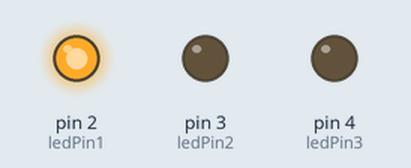
This sketch was run on a simulated Arduino Uno, built with avr-gcc and run on an emulated ATmega328P. Parts: output pins drawn as LEDs (lit = HIGH).

Above: at 0.02 s.
At 0.57 s:
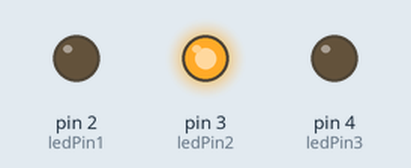
At 2.15 s:
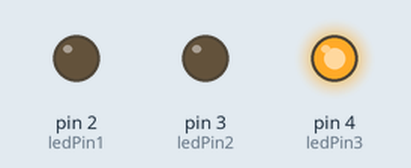
At 4.85 s:
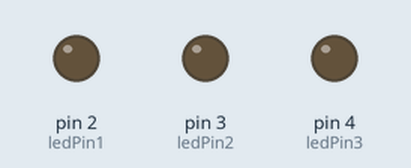
Timing chart, 0 to 6.5 s (numbered marks = the images above):
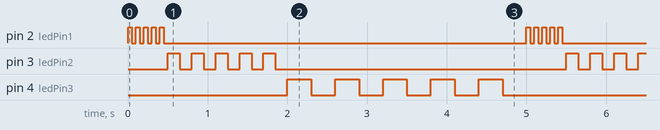

The sketch:

myBlink.ino
```cpp
int ledPin1 = 2;
int ledPin2 = 3;
int ledPin3 = 4;
int fast = 50;
int slow = 150;
int slower = 300;
int longW = 1000;
void setup() {
  // put your setup code here, to run once:
pinMode(ledPin1, OUTPUT);

pinMode(ledPin2, OUTPUT);

pinMode(ledPin3, OUTPUT);
}

void loop() {
  // put your main code here, to run repeatedly:

  /***************
       Fast 1
  ****************/
  digitalWrite(ledPin1, HIGH);
  delay(fast);
  digitalWrite(ledPin1, LOW);
  delay(fast);
  /***************
       Fast 2
  ****************/
  digitalWrite(ledPin1, HIGH);
  delay(fast);
  digitalWrite(ledPin1, LOW);
  delay(fast);
  /***************
       Fast 3
  ****************/
  digitalWrite(ledPin1, HIGH);
  delay(fast);
  digitalWrite(ledPin1, LOW);
  delay(fast);
  /***************
       Fast 4
  ****************/
  digitalWrite(ledPin1, HIGH);
  delay(fast);
  digitalWrite(ledPin1, LOW);
  delay(fast);
  /***************
       Fast 5
  ****************/
  digitalWrite(ledPin1, HIGH);
  delay(fast);
  digitalWrite(ledPin1, LOW);
  delay(fast);


  /***************
       slow 1
  ****************/
  digitalWrite(ledPin2, HIGH);
  delay(slow);
  digitalWrite(ledPin2, LOW);
  delay(slow);
  /***************
       slow 2
  ****************/
  digitalWrite(ledPin2, HIGH);
  delay(slow);
  digitalWrite(ledPin2, LOW);
  delay(slow);
  /***************
       slow 3
  ****************/
  digitalWrite(ledPin2, HIGH);
  delay(slow);
  digitalWrite(ledPin2, LOW);
  delay(slow);
  /***************
       slow 4
  ****************/
  digitalWrite(ledPin2, HIGH);
  delay(slow);
  digitalWrite(ledPin2, LOW);
  delay(slow);
  /***************
       slow 5
  ****************/
  digitalWrite(ledPin2, HIGH);
  delay(slow);
  digitalWrite(ledPin2, LOW);
  delay(slow);


    /***************
       slower 1
  ****************/
  digitalWrite(ledPin3, HIGH);
  delay(slower);
  digitalWrite(ledPin3, LOW);
  delay(slower);
  /***************
       slower 2
  ****************/
  digitalWrite(ledPin3, HIGH);
  delay(slower);
  digitalWrite(ledPin3, LOW);
  delay(slower);
  /***************
       slower 3
  ****************/
  digitalWrite(ledPin3, HIGH);
  delay(slower);
  digitalWrite(ledPin3, LOW);
  delay(slower);
  /***************
       slower 4
  ****************/
  digitalWrite(ledPin3, HIGH);
  delay(slower);
  digitalWrite(ledPin3, LOW);
  delay(slower);
  /***************
       slower 5
  ****************/
  digitalWrite(ledPin3, HIGH);
  delay(slower);
  digitalWrite(ledPin3, LOW);
  delay(slower);


  /*------------
       Dit 1
  -------------*/
/*digitalWrite(ledPin1, HIGH);
digitalWrite(ledPin2, HIGH);
digitalWrite(ledPin3, HIGH);
delay(dit);

digitalWrite(ledPin1, LOW);
digitalWrite(ledPin2, LOW);
digitalWrite(ledPin3, LOW);
delay(dit);

  /*------------
       Dit 2
  -------------*/
 /*digitalWrite(ledPin1, HIGH);
digitalWrite(ledPin2, HIGH);
digitalWrite(ledPin3, HIGH);
delay(dit);

digitalWrite(ledPin1, LOW);
digitalWrite(ledPin2, LOW);
digitalWrite(ledPin3, LOW);
delay(dit);

  /*------------
       Dit 3
  -------------*/
/*digitalWrite(ledPin1, HIGH);
digitalWrite(ledPin2, HIGH);
digitalWrite(ledPin3, HIGH);
delay(dit);

digitalWrite(ledPin1, LOW);
digitalWrite(ledPin2, LOW);
digitalWrite(ledPin3, LOW);
delay(dah);

  /*------------
       Dah 1
  -------------*/
/*digitalWrite(ledPin1, HIGH);
digitalWrite(ledPin2, HIGH);
digitalWrite(ledPin3, HIGH);
delay(dah);

digitalWrite(ledPin1, LOW);
digitalWrite(ledPin2, LOW);
digitalWrite(ledPin3, LOW);
delay(dah);

  /*------------
       Dah 2
  -------------*/
/*digitalWrite(ledPin1, HIGH);
digitalWrite(ledPin2, HIGH);
digitalWrite(ledPin3, HIGH);
delay(dah);

digitalWrite(ledPin1, LOW);
digitalWrite(ledPin2, LOW);
digitalWrite(ledPin3, LOW);
delay(dah);

  /*------------
       Dah 3
  -------------*/
/*digitalWrite(ledPin1, HIGH);
digitalWrite(ledPin2, HIGH);
digitalWrite(ledPin3, HIGH);
delay(dah);

digitalWrite(ledPin1, LOW);
digitalWrite(ledPin2, LOW);
digitalWrite(ledPin3, LOW);
delay(dah);

  /*------------
       Dit 1
  -------------*/
/*digitalWrite(ledPin1, HIGH);
digitalWrite(ledPin2, HIGH);
digitalWrite(ledPin3, HIGH);
delay(dit);

digitalWrite(ledPin1, LOW);
digitalWrite(ledPin2, LOW);
digitalWrite(ledPin3, LOW);
delay(dit);

  /*------------
       Dit 2
  -------------*/
 /*digitalWrite(ledPin1, HIGH);
digitalWrite(ledPin2, HIGH);
digitalWrite(ledPin3, HIGH);
delay(dit);

digitalWrite(ledPin1, LOW);
digitalWrite(ledPin2, LOW);
digitalWrite(ledPin3, LOW);
delay(dit);

  /*------------
       Dit 3
  -------------*/
/*digitalWrite(ledPin1, HIGH);
digitalWrite(ledPin2, HIGH);
digitalWrite(ledPin3, HIGH);
delay(dit);

digitalWrite(ledPin1, LOW);
digitalWrite(ledPin2, LOW);
digitalWrite(ledPin3, LOW);
delay(longW);
*/
}
```

Measured:
- by itself, pin 2 (ledPin1): repeats every 5.0 s: 4 × (LOW 0.05 s, HIGH 0.05 s), LOW 4.6 s, HIGH 0.05 s
- by itself, pin 3 (ledPin2): repeats every 5.0 s: 4 × (LOW 0.15 s, HIGH 0.15 s), LOW 3.7 s, HIGH 0.15 s
- by itself, pin 4 (ledPin3): repeats every 5.0 s: 4 × (LOW 0.30 s, HIGH 0.30 s), LOW 2.3 s, HIGH 0.30 s
